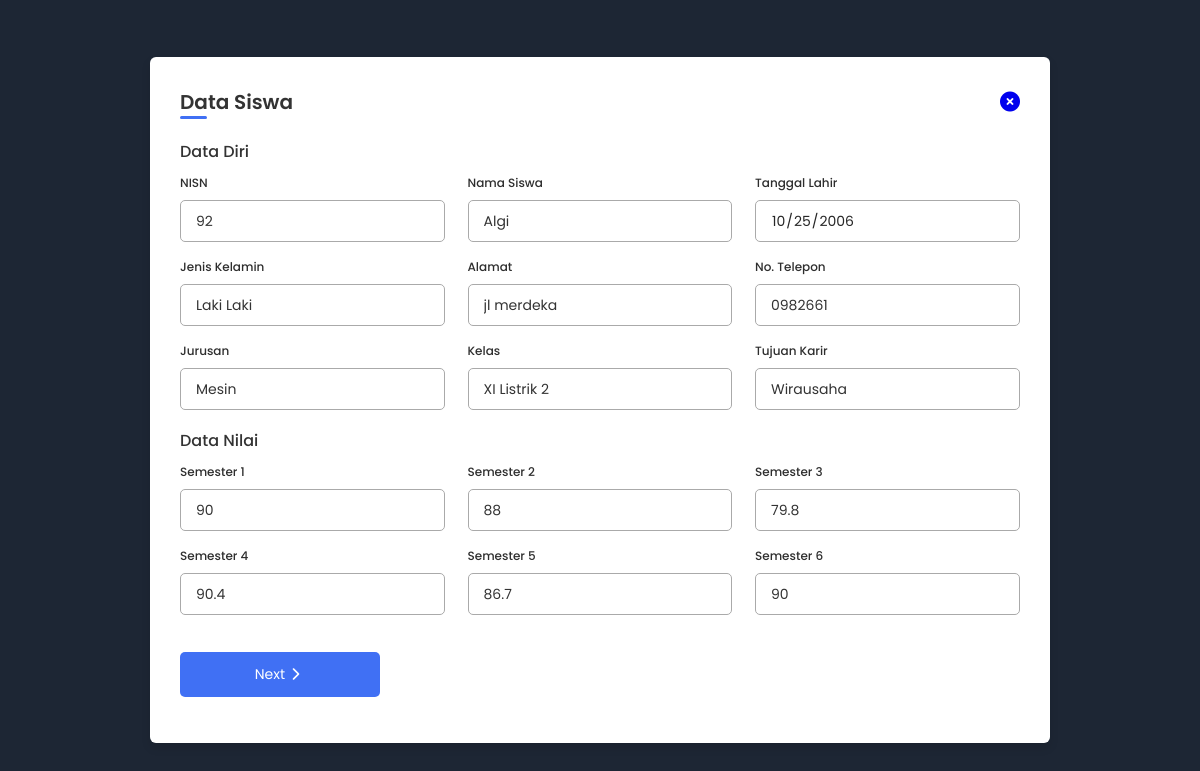
The app's page /views/admin/tampil/tampil_data.php?id=92 (signed in) with its own data.
### tables this page shows
CREATE TABLE `siswa` (
  `nisn` varchar(10) NOT NULL,
  `nama_siswa` varchar(255) NOT NULL,
  `tanggal_lahir` date NOT NULL,
  `jenis_kelamin` varchar(15) NOT NULL,
  `alamat` varchar(255) NOT NULL,
  `no_telp` varchar(20) NOT NULL,
  `kode_jurusan` varchar(10) NOT NULL,
  `id_kelas` int(11) NOT NULL,
  `id_karir` int(11) NOT NULL,
  `status_persetujuan` tinyint(1) NOT NULL DEFAULT 0
);

CREATE TABLE `jurusan` (
  `kode_jurusan` varchar(10) NOT NULL,
  `nama_jurusan` varchar(40) NOT NULL
);

CREATE TABLE `kelas` (
  `id_kelas` int(11) NOT NULL,
  `nama_kelas` varchar(40) NOT NULL
);

CREATE TABLE `karir` (
  `id_karir` int(11) NOT NULL,
  `tujuan_karir` varchar(30) NOT NULL
);

CREATE TABLE `nilai_semester` (
  `id_nilai_semester` int(11) NOT NULL,
  `nisn` varchar(10) NOT NULL,
  `nilai_semester_1` double DEFAULT NULL,
  `nilai_semester_2` double DEFAULT NULL,
  `nilai_semester_3` double DEFAULT NULL,
  `nilai_semester_4` double DEFAULT NULL,
  `nilai_semester_5` double DEFAULT NULL,
  `nilai_semester_6` double DEFAULT NULL
);

### views/admin/tampil/tampil_data.php (the view, shortened to what this page needs)
<?php
include '../../.././config/koneksi.php';
if (isset($_GET['id'])) {
    $nisn = $_GET['id'];
    $query = mysqli_query($koneksi, "SELECT siswa.*, jurusan.nama_jurusan, karir.tujuan_karir, kelas.nama_kelas,
    nilai_semester.nilai_semester_1, nilai_semester.nilai_semester_2, nilai_semester.nilai_semester_3,
    nilai_semester.nilai_semester_4, nilai_semester.nilai_semester_5, nilai_semester.nilai_semester_6
    FROM siswa
    LEFT JOIN jurusan ON siswa.kode_jurusan = jurusan.kode_jurusan
    LEFT JOIN karir ON siswa.id_karir = karir.id_karir
    LEFT JOIN kelas ON siswa.id_kelas = kelas.id_kelas
    LEFT JOIN nilai_semester ON siswa.nisn = nilai_semester.nisn
    WHERE siswa.nisn='$nisn'");
    while ($data = mysqli_fetch_array($query)) {
        $nisn = $data['nisn'];
        $nama_siswa = $data['nama_siswa'];
        $tanggal_lahir = $data['tanggal_lahir'];
        $jenis_kelamin = $data['jenis_kelamin'];
        $alamat = $data['alamat'];
        $no_telp = $data['no_telp'];
        $nama_jurusan = $data['nama_jurusan'];
        $nama_kelas = $data['nama_kelas'];
        $tujuan_karir = $data['tujuan_karir'];
        $nilai_semester_1 = $data['nilai_semester_1'];
        $nilai_semester_2 = $data['nilai_semester_2'];
        $nilai_semester_3 = $data['nilai_semester_3'];
        $nilai_semester_4 = $data['nilai_semester_4'];
        $nilai_semester_5 = $data['nilai_semester_5'];
        $nilai_semester_6 = $data['nilai_semester_6'];
    }
}
?>
<!DOCTYPE html>
<html lang="en">
<head>
    <link rel="stylesheet" href="../../.././assets/css/admin/viewData.css">
    <link href="https://cdnjs.cloudflare.com/ajax/libs/font-awesome/6.0.0-beta3/css/all.min.css" rel="stylesheet">
</head>
<body>
    <div class="container">
        <header>Data Siswa
            <a href="../siswa.php" class="close-icon">
                <i class="fa-solid fa-circle-xmark"></i>
            </a>
        </header>
        <form action="#">
            <div class="form first">
                <div class="details personal">
                    <span class="title">Data Diri</span>
                    <div class="fields">
                        <div class="input-field">
                            <label for="nisn">NISN</label>
                            <input type="text" id="nisn" name="nisn" value="<?php echo $nisn; ?>" readonly>
                        </div>
                        <div class="input-field">
                            <label for="nama_siswa">Nama Siswa</label>
                            <input type="text" id="nama_siswa" name="nama_siswa" value="<?php echo $nama_siswa; ?>" readonly>
                        </div>
                        <div class="input-field">
                            <label for="tanggal_lahir">Tanggal Lahir</label>
                            <input type="date" id="tanggal_lahir" name="tanggal_lahir" value="<?php echo $tanggal_lahir; ?>" readonly>
                        </div>
                        <div class="input-field">
                            <label for="jenis_kelamin">Jenis Kelamin</label>
                            <input type="text" id="jenis_kelamin" name="jenis_kelamin" value="<?php echo $jenis_kelamin; ?>" readonly>
                        </div>
                        <div class="input-field">
                            <label for="alamat">Alamat</label>
                            <input type="text" id="alamat" name="alamat" value="<?php echo $alamat; ?>" readonly>
                        </div>
                        <div class="input-field">
                            <label for="no_telp">No. Telepon</label>
                            <input type="text" id="no_telp" name="no_telp" value="<?php echo $no_telp; ?>" readonly>
                        </div>
                        <div class="input-field">
                            <label for="jurusan">Jurusan</label>
                            <input type="text" id="nama_jurusan" name="nama_jurusan" value="<?php echo $nama_jurusan; ?>" readonly>
                        </div>
                        <div class="input-field">
                            <label for="kelas">Kelas</label>
                            <input type="text" id="kelas" name="kelas" value="<?php echo $nama_kelas; ?>" readonly>
                        </div>
                        <div class="input-field">
                            <label for="tujuan_karir">Tujuan Karir</label>
                            <input type="text" id="tujuan_karir" name="tujuan_karir" value="<?php echo $tujuan_karir; ?>" readonly>
                        </div>
                    </div>
                </div>
                <div class="button">
                    <span class="title">Data Nilai</span>
                    <div class="fields">
                        <div class="input-field">
                            <label for="nilai_semester_1">Semester 1</label>
                            <input type="number" id="nilai_semester_1" name="nilai_semester_1" value="<?php echo $nilai_semester_1; ?>" readonly step="0.01">
                        </div>
                        <div class="input-field">
                            <label for="nilai_semester_2">Semester 2</label>
                            <input type="number" id="nilai_semester_2" name="nilai_semester_2" value="<?php echo $nilai_semester_2; ?>" readonly step="0.01">
                        </div>
                        <div class="input-field">
                            <label for="nilai_semester_3">Semester 3</label>
                            <input type="number" id="nilai_semester_3" name="nilai_semester_3" value="<?php echo $nilai_semester_3; ?>" readonly step="0.01">
                        </div>
                        <div class="input-field">
                            <label for="nilai_semester_4">Semester 4</label>
                            <input type="number" id="nilai_semester_4" name="nilai_semester_4" value="<?php echo $nilai_semester_4; ?>" readonly step="0.01">
                        </div>
                        <div class="input-field">
                            <label for="nilai_semester_5">Semester 5</label>
                            <input type="number" id="nilai_semester_5" name="nilai_semester_5" value="<?php echo $nilai_semester_5; ?>" readonly step="0.01">
                        </div>
                        <div class="input-field">
                            <label for="nilai_semester_6">Semester 6</label>
                            <input type="number" id="nilai_semester_6" name="nilai_semester_6" value="<?php echo $nilai_semester_6; ?>" readonly step="0.01">
                        </div>
                    </div>
                    <button class="nextBtn">
                        <span class="btnText">Next</span>
                        <i class="fa-solid fa-chevron-right"></i>
                    </button>
                </div>
            </div>
        </form>
    </div>
</body>
</html>

### assets/css/admin/viewData.css (style rules this page uses)
* { margin: 0; padding: 0; box-sizing: border-box; font-family: 'Poppins', sans-serif; }
body { min-height: 100vh; display: flex; align-items: center; justify-content: center; background-color: #1d2634; }
.close-icon { cursor: pointer; }
.container { position: relative; max-width: 900px; width: 100%; border-radius: 6px; padding: 30px; margin: 0 15px; background-color: #fff; box-shadow: 0 5px 10px rgba(0,0,0,0.1); }
.container header { position: relative; font-size: 20px; font-weight: 600; color: #333; display: flex; justify-content: space-between; align-items: center; }
.container header::before { content: ""; position: absolute; left: 0; bottom: -2px; height: 3px; width: 27px; border-radius: 8px; background-color: #4070f4; }
.container form { position: relative; margin-top: 16px; min-height: 580px; background-color: #fff; overflow: hidden; }
.container form .form { position: absolute; background-color: #fff; transition: 0.3s ease; }
.container form .title { display: block; margin-bottom: 8px; font-size: 16px; font-weight: 500; margin: 6px 0; color: #333; }
.container form .fields { display: flex; align-items: center; justify-content: space-between; flex-wrap: wrap; }
form .fields .input-field { display: flex; width: calc(100% / 3 - 15px); flex-direction: column; margin: 4px 0; }
.input-field label { font-size: 12px; font-weight: 500; color: #2e2e2e; }
.input-field input, select { outline: none; font-size: 14px; font-weight: 400; color: #333; border-radius: 5px; border: 1px solid #aaa; padding: 0 15px; height: 42px; margin: 8px 0; }
.input-field select, .input-field input[type="date"] { color: #272727; }
.container form button, .backBtn, .sendBtn { display: flex; align-items: center; justify-content: center; height: 45px; max-width: 200px; width: 100%; border: none; outline: none; color: #fff; border-radius: 5px; margin: 25px 0; background-color: #4070f4; transition: all 0.3s linear; cursor: pointer; }
.container form .btnText, .sendBtn { font-size: 14px; font-weight: 400; }
form button i, form .backBtn i, form .sendBtn i { margin: 0 6px; }

### records on screen
siswa: nisn "92", nama_siswa "Algi", tanggal_lahir "10/25/2006", jenis_kelamin "Laki Laki", alamat "jl merdeka", no_telp "0982661", nama_jurusan "Mesin", kelas "XI Listrik 2", tujuan_karir "Wirausaha", nilai_semester_1 "90", nilai_semester_2 "88", nilai_semester_3 "79.8", nilai_semester_4 "90.4", nilai_semester_5 "86.7", nilai_semester_6 "90"
